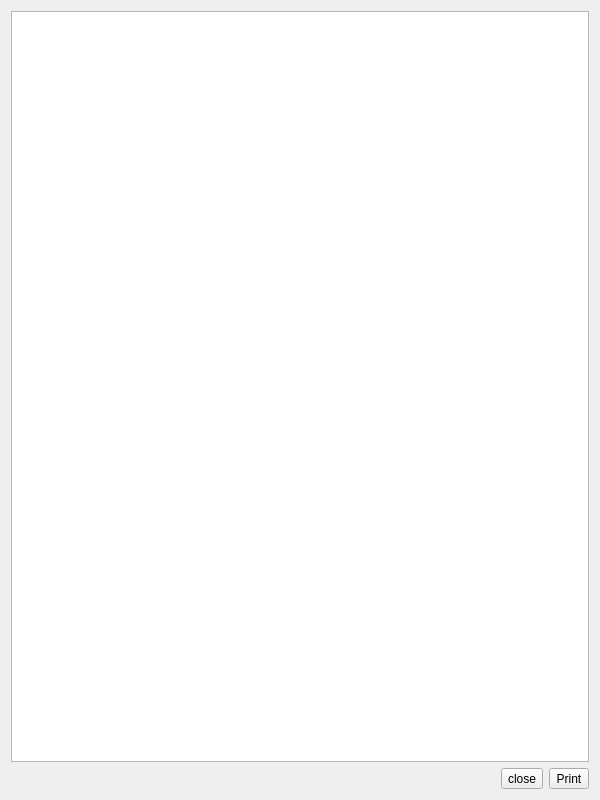
<?xml version="1.0" encoding="UTF-8"?>
<ui version="4.0">
 <class>ReceiptDialog</class>
 <widget class="QDialog" name="ReceiptDialog">
  <property name="geometry">
   <rect>
    <x>0</x>
    <y>0</y>
    <width>600</width>
    <height>800</height>
   </rect>
  </property>
  <property name="windowTitle">
   <string>Dialog</string>
  </property>
  <layout class="QGridLayout" name="gridLayout">
   <item row="0" column="0" colspan="3">
    <widget class="QTextBrowser" name="textBrowser"/>
   </item>
   <item row="1" column="2">
    <widget class="QToolButton" name="printButton">
     <property name="text">
      <string>Print</string>
     </property>
    </widget>
   </item>
   <item row="1" column="1">
    <widget class="QToolButton" name="closeButton">
     <property name="text">
      <string>close</string>
     </property>
    </widget>
   </item>
  </layout>
 </widget>
 <resources/>
 <connections/>
</ui>
